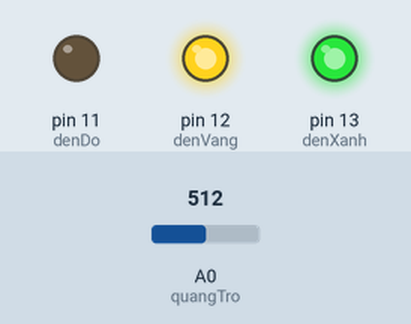
The sketch below on a simulated Arduino Uno, built with avr-gcc and run on an emulated ATmega328P. On the bench: output pins drawn as LEDs (lit = HIGH). The inputs (shaded band) are chosen by the test bench; at power-on: A0 (quangTro) = 512.

Above: at 1.2 s.
1.3 s: A0 (quangTro) set to 587
2.8 s: A0 (quangTro) set to 608
At 3.9 s:
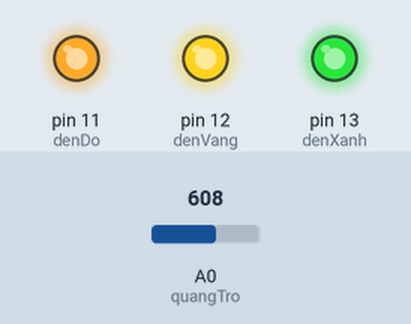
4.3 s: A0 (quangTro) set to 290
At 5.0 s:
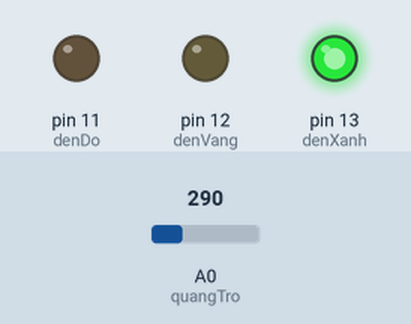
5.8 s: A0 (quangTro) set to 167
7.3 s: A0 (quangTro) set to 134
At 8.5 s:
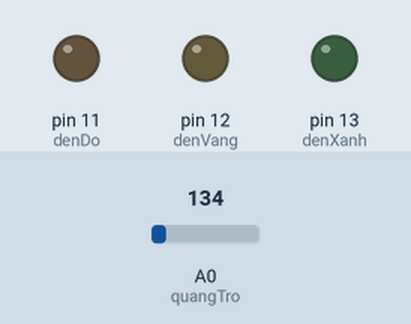
8.8 s: A0 (quangTro) set to 160
At 9.7 s:
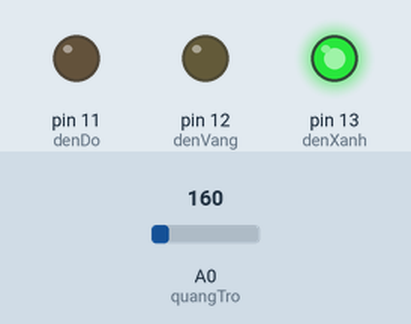
Timing chart, 0 to 11.3 s (numbered marks = the images above; inputs shaded):
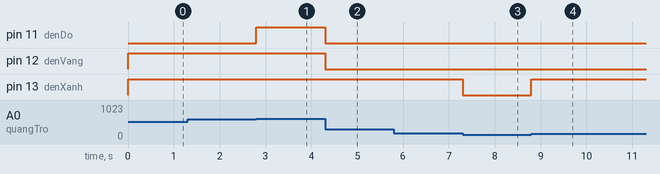

The sketch:

Project6_Quang_tro_dieu_khien_LED_bar.ino
```cpp
/*
Mạch điều khiển LED bar bằng quang trở

Linh kiện:
- Quang trở
- Đèn LED xanh, vàng, đỏ
- Điện trở 220 Ohm, 10 Kilo Ohm
- Arduino Uno

Cách lắp mạch:
- Xem hình

Tác giả: Nhân Nguyễn
Ngày: 03/01/2015
Lịch sử thay đổi
- 03/01/2015 Rev. 1.0
Website: http://papcodientu.com/
*/

//khai báo cổng đèn LED
int denXanh = 13;
int denVang = 12;
int denDo = 11;

// khai báo biến trở
int quangTro = A0;

// gia tri doc duoc tu bien tro 0-1023
int giatriquangTro = 0;

void setup() {
  // cài đặt cổng led là cổng output
  pinMode(denXanh, OUTPUT);
  pinMode(denVang, OUTPUT);
  pinMode(denDo, OUTPUT);
}

void loop() {
  // đọc giá trị từ quang trở
  giatriquangTro = analogRead(quangTro);
  if (giatriquangTro <= 150) {
    digitalWrite(denXanh, LOW);
    digitalWrite(denVang, LOW);
    digitalWrite(denDo, LOW);
  } else if (giatriquangTro > 150 && giatriquangTro <= 300) {
    digitalWrite(denXanh, HIGH);
    digitalWrite(denVang, LOW);
    digitalWrite(denDo, LOW);
  } else if (giatriquangTro > 300 && giatriquangTro <= 600) {
    digitalWrite(denXanh, HIGH);
    digitalWrite(denVang, HIGH);
    digitalWrite(denDo, LOW);
  } else {
    digitalWrite(denXanh, HIGH);
    digitalWrite(denVang, HIGH);
    digitalWrite(denDo, HIGH);
  }
}
```

Measured:
- the behaviour switches between 600 and 601 on A0 (quangTro) (found by bisection; images 0 and 1)
- the behaviour switches between 151 and 150 on A0 (quangTro) (found by bisection; images 2 and 3)
- after the input at 1.3 s, every drawn part: stays the same
- after the input at 2.8 s, pin 11 (denDo): LOW → HIGH at once
- after the input at 4.3 s, pin 11 (denDo), pin 12 (denVang): HIGH → LOW at once
- after the input at 5.8 s, every drawn part: stays the same
- after the input at 7.3 s, pin 13 (denXanh): HIGH → LOW at once
- after the input at 8.8 s, pin 13 (denXanh): LOW → HIGH at once
